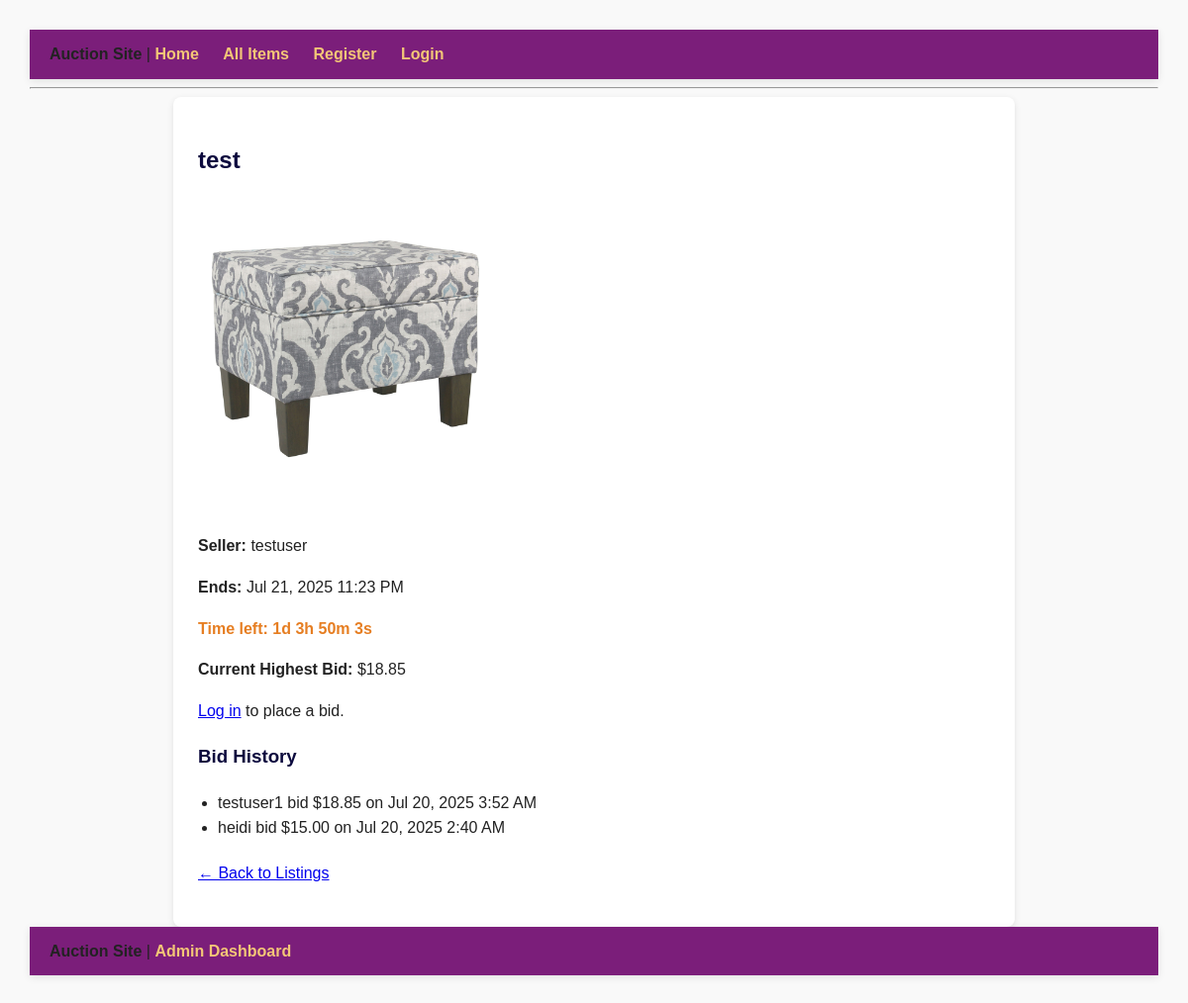
Page /item.php?id=16 on the committed database.
### tables this page shows
CREATE TABLE `items` (
  `id` int(11) NOT NULL,
  `title` varchar(100) NOT NULL,
  `description` text DEFAULT NULL,
  `category_id` int(11) NOT NULL,
  `price` decimal(10,2) DEFAULT NULL,
  `user_id` int(11) DEFAULT NULL,
  `created_at` timestamp NOT NULL DEFAULT current_timestamp(),
  `start_time` datetime DEFAULT current_timestamp(),
  `end_time` datetime DEFAULT NULL,
  `image_path` varchar(255) DEFAULT NULL,
  `status` enum('active','ended','sold') DEFAULT 'active',
  `winner_user_id` int(11) DEFAULT NULL,
  `minimum_increment` decimal(10,2) DEFAULT 0.01
);

CREATE TABLE `users` (
  `id` int(11) NOT NULL,
  `username` varchar(50) NOT NULL,
  `password` varchar(255) NOT NULL,
  `email` varchar(100) DEFAULT NULL,
  `created_at` timestamp NOT NULL DEFAULT current_timestamp(),
  `full_name` varchar(100) NOT NULL,
  `address` text NOT NULL,
  `credit_card` varchar(50) DEFAULT NULL,
  `phone` varchar(20) DEFAULT NULL
);

CREATE TABLE `bids` (
  `id` int(11) NOT NULL,
  `item_id` int(11) NOT NULL,
  `user_id` int(11) NOT NULL,
  `amount` decimal(10,2) NOT NULL,
  `created_at` timestamp NOT NULL DEFAULT current_timestamp(),
  `full_name` varchar(100) DEFAULT NULL,
  `shipping_address` text DEFAULT NULL
);

### item.php (the view, shortened to what this page needs)
<?php
include 'connection.php';
include 'header.php';
$item_id = (int) $_GET['id'];
$is_logged_in = isset($_SESSION['user_id']);
$sql = "SELECT i.*, u.username AS seller, MAX(b.amount) AS highest_bid
        FROM items i
        JOIN users u ON i.user_id = u.id
        LEFT JOIN bids b ON b.item_id = i.id
        WHERE i.id = ?
        GROUP BY i.id";
$stmt = $conn->prepare($sql);
$stmt->bind_param("i", $item_id);
$stmt->execute();
$result = $stmt->get_result();
$item = $result->fetch_assoc();
$auction_ended = strtotime($item['end_time']) <= time();
$history_sql = "SELECT b.amount, b.created_at, u.username
                FROM bids b
                JOIN users u ON b.user_id = u.id
                WHERE b.item_id = ?
                ORDER BY b.created_at DESC";
$history_stmt = $conn->prepare($history_sql);
$history_stmt->bind_param("i", $item_id);
$history_stmt->execute();
$history_result = $history_stmt->get_result();
$winner = null;
?>
<div class="item-container">
    <h2><?= htmlspecialchars($item['title']) ?></h2>
    <?php if (!empty($item['image_path']) && file_exists($item['image_path'])): ?>
        <img src="<?= $item['image_path'] ?>" alt="Item Image">
    <?php endif; ?>
    <p><strong>Seller:</strong> <?= htmlspecialchars($item['seller']) ?></p>
    <p><strong>Ends:</strong> <?= date("M d, Y g:i A", strtotime($item['end_time'])) ?></p>
    <p class="countdown" id="countdown"></p>
    <p><strong>Current Highest Bid:</strong>
        $<?= number_format($item['highest_bid'] ?? $item['price'], 2) ?>
    </p>
    <?php if ($auction_ended): ?>
        <p><strong style="color: green;">Auction Ended</strong>
        <?= $winner ? "- Winner: " . htmlspecialchars($winner) : "- No Bids" ?></p>
    <?php else: ?>
        <p><a href="login.php">Log in</a> to place a bid.</p>
    <?php endif; ?>
    <div class="history">
        <h3>Bid History</h3>
        <?php if ($history_result->num_rows > 0): ?>
            <ul>
                <?php while ($bid = $history_result->fetch_assoc()): ?>
                    <li>
                        <?= htmlspecialchars($bid['username']) ?> bid $<?= number_format($bid['amount'], 2) ?>
                        on <?= date("M d, Y g:i A", strtotime($bid['created_at'])) ?>
                    </li>
                <?php endwhile; ?>
            </ul>
        <?php else: ?>
            <p>No bids yet.</p>
        <?php endif; ?>
    </div>
    <p style="margin-top: 20px;"><a href="all_items.php">← Back to Listings</a></p>
</div>
<?php include 'footer.php'; ?>

### style.css (style rules this page uses)
:root { --russian-violet: #0c0a3e; --purple: #7b1e7a; --raspberry-rose: #b33f62; --bittersweet: #f9564f; --sunset: #f3c677; --light-gray: #f5f5f5; --text-dark: #222; --border-radius: 10px; --box-shadow: 0 2px 8px rgba(0, 0, 0, 0.1); }
body { font-family: 'Segoe UI', Tahoma, Geneva, Verdana, sans-serif; margin: 0; padding: 0; background-color: var(--light-gray); color: var(--text-dark); line-height: 1.6; }
h1, h2, h3 { color: var(--russian-violet); }

### item.php (style rules this page uses)
body { background-color: #f9f9f9; font-family: Arial, sans-serif; padding: 30px; }
.item-container { background: white; max-width: 800px; margin: auto; padding: 25px; border-radius: 8px; box-shadow: 0 2px 6px rgba(0,0,0,0.1); }
.item-container img { max-width: 100%; max-height: 300px; object-fit: cover; margin-bottom: 15px; }
.countdown { font-weight: bold; color: #e67e22; }
.history ul { margin-top: 10px; padding-left: 20px; }

### rows in the picture
items: title "test", image_path (picture), user.username "testuser", end_time "Jul 21, 2025 11:23 PM"
bids: user.username "testuser1", amount "18.85", created_at "Jul 20, 2025 3:52 AM"
bids: user.username "heidi", amount "15.00", created_at "Jul 20, 2025 2:40 AM"

### other values in the picture
$item['highest_bid'] "18.85"
